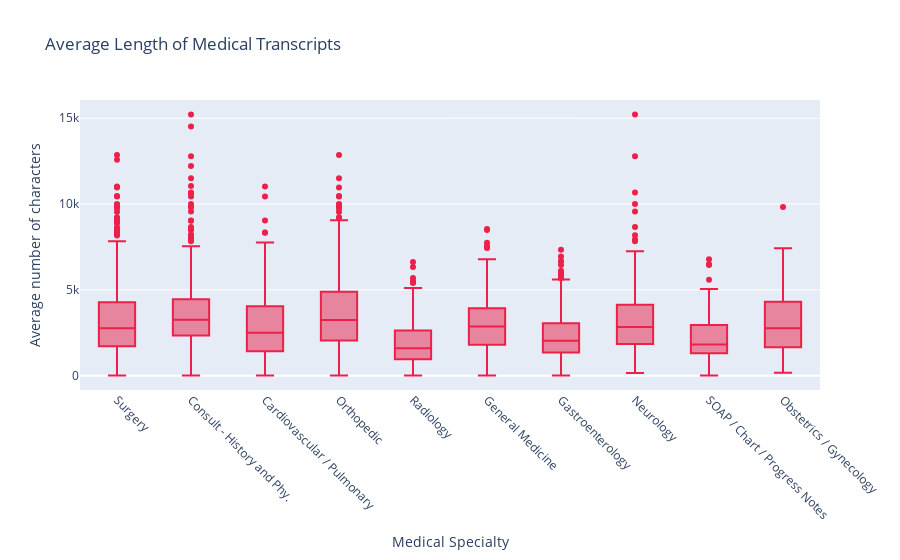

The notebook cell saved with this chart:
### Code cell
import plotly.express as px
mycolors=['#2F9599',   '#EC2049', '#16697a', '#db6400', '#ffa62b']

fig = px.box(small, x='medical_specialty', y='length', title='Average Length of Medical Transcripts',
            color_discrete_sequence=[mycolors[1]]
            )
fig.update_layout(xaxis={'categoryorder':'array', 'categoryarray':bar.index})
fig.update_layout(yaxis_title='Average number of characters', xaxis_title='Medical Specialty')
fig.update_xaxes(tickangle = 45)
fig.show()
fig.write_html("boxplots.html")

### Figure 1 — Plotly figure (JSON) as saved in the notebook; plotly's stock layout.template omitted (floating-point values rounded to 4 significant figures; data arrays with more than 128 entries replaced by an {"elided": "..."} marker saying what was removed)
{"data": [{"alignmentgroup": "True", "hovertemplate": "medical_specialty=%{x}<br>length=%{y}<extra></extra>", "legendgroup": "", "marker": {"color": "#EC2049"}, "name": "", "notched": false, "offsetgroup": "", "orientation": "v", "showlegend": false, "type": "box", "x": {"elided": "3630 str values"}, "x0": " ", "xaxis": "x", "y": {"elided": "3630 int values"}, "y0": " ", "yaxis": "y"}], "layout": {"boxmode": "group", "legend": {"tracegroupgap": 0}, "title": {"text": "Average Length of Medical Transcripts"}, "xaxis": {"anchor": "y", "categoryarray": ["Surgery", "Consult - History and Phy.", "Cardiovascular / Pulmonary", "Orthopedic", "Radiology", "General Medicine", "Gastroenterology", "Neurology", "SOAP / Chart / Progress Notes", "Obstetrics / Gynecology"], "categoryorder": "array", "domain": [0, 1], "tickangle": 45, "title": {"text": "Medical Specialty"}}, "yaxis": {"anchor": "x", "domain": [0, 1], "title": {"text": "Average number of characters"}}}}
